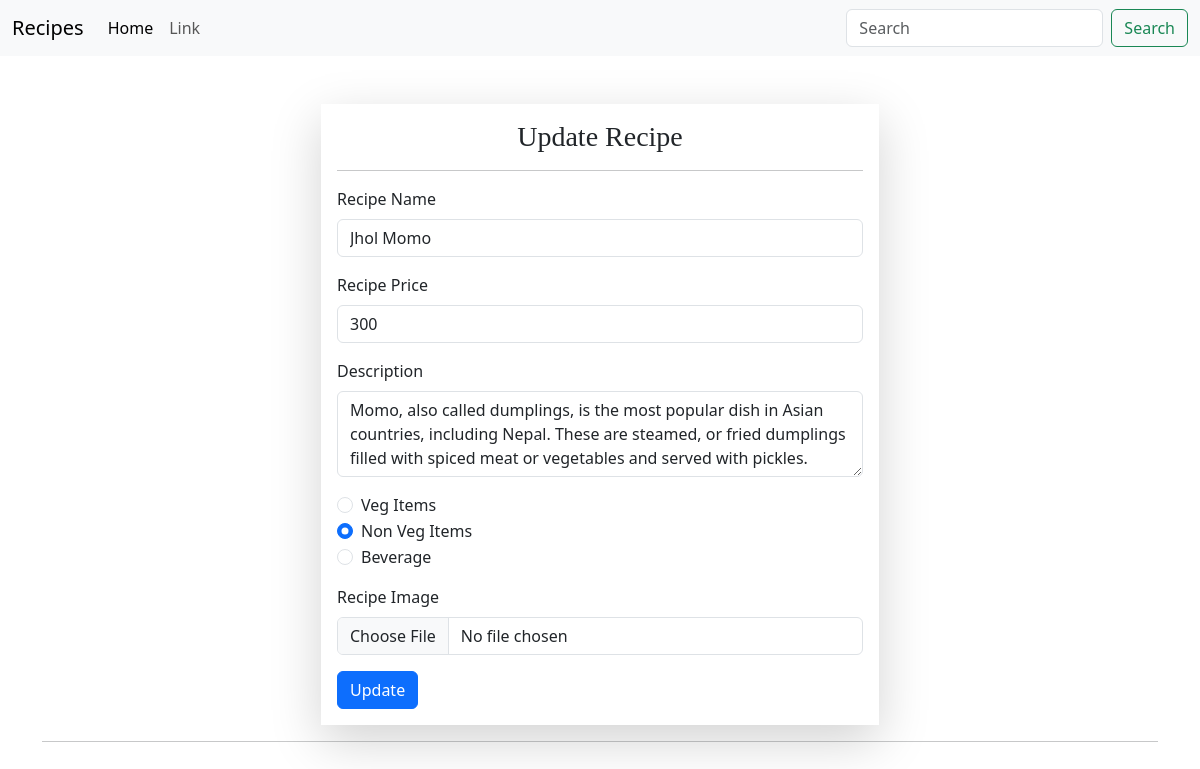
Screenshot of /update/36/ (signed in) with the database file from the repository.
### Food/models.py (models this page shows, shortened)
class Recipe(models.Model):
  recipe_name = models.CharField(max_length=200)
  recipe_description = models.TextField(max_length=500)
  recipe_category = models.TextField(max_length=300, default='Uncategorized')
  recipe_price = models.IntegerField(default=0)
  recipe_image = models.ImageField(upload_to='images')

### Food/views.py (the view, shortened to what this page needs)
# urls.py: path('update/<int:id>/', updateRecipe , name='update'),
@login_required(login_url = '/login/')
def updateRecipe(request, id):
    querySet = Recipe.objects.get(id=id)
    return render (request, 'update.html', {'data':querySet})

### Food/templates/update.html (shortened to what this page needs)
{% extends 'base.html' %}
{% block body %}
<div class="container mt-5">
  <form class="col-6 mx-auto p-3 shadow-lg" method="post" enctype="multipart/form-data">
    <h3>Update Recipe</h3>
    <hr>
    <div class="mb-3">
      <label for="recipe_name" class="form-label">Recipe Name</label>
      <input type="text" class="form-control" value="{{data.recipe_name}}" name="recipe_name" />
    </div>
    <div class="mb-3">
      <label for="recipe_price" class="form-label">Recipe Price</label>
      <input type="text" class="form-control" value="{{data.recipe_price}}" name="recipe_price" />
    </div>
    <div class="mb-3">
      <label for="recipe_description" class="form-label">Description</label>
      <textarea class="form-control" name="recipe_description" rows="3">{{data.recipe_description}}</textarea>
    </div>
    <div class="form-check">
      <input class="form-check-input" type="radio" name="category" id="category" value="veg"
      {% if data.recipe_category == "veg" %} checked {% endif %} >
      <label class="form-check-label" for="category">
        Veg Items
      </label>
    </div>
    <div class="form-check">
      <input class="form-check-input" type="radio" name="category" id="category" value="nonveg"
      {% if data.recipe_category == "nonveg" %} checked {% endif %} >
      <label class="form-check-label" for="category">
        Non Veg Items
      </label>
    </div>
    <div class="form-check mb-3">
      <input class="form-check-input" type="radio" name="category" id="category" value="beverage"
       {% if data.recipe_category == "beverage" %} checked {% endif %} >
      <label class="form-check-label" for="category">
        Beverage
      </label>
    </div>
    <div class="mb-3">
      <label for="recipe_image" class="form-label">Recipe Image</label>
      <input class="form-control" type="file" name="recipe_image" />
    </div>
    <button type="submit" class="btn btn-primary">Update</button>
  </form>
<hr>
</div>
{% endblock %}

### Food/templates/update.html (style rules this page uses)
h3 { text-align: center; font-family: 'Times New Roman', Times, serif; }

### rows the page displays
Recipe: recipe_name "Jhol Momo", recipe_price "300", recipe_description "Momo, also called dumplings, is the most popular dish in Asian countries, including Nepal. These are steamed, or fried dumplings filled with spiced meat or vegetables and served with pickles.", recipe_category "☐ Veg Items", recipe_category "☑"
